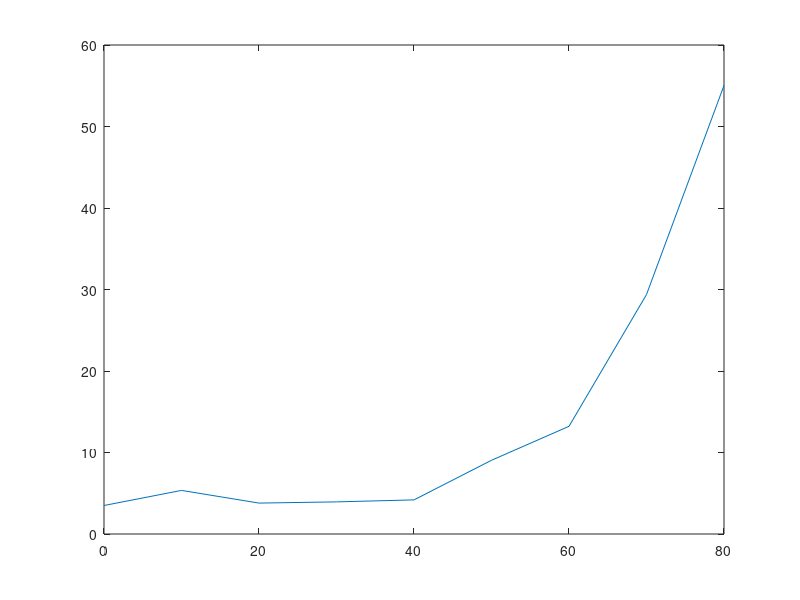

The MATLAB script that drew this image: (Note: this script raises an error after producing the figure.)
n_material = 1.46;
n_air = 1;
surface_reflection = zeros(9,1);
angle_incidence = linspace(0,80,9);

for i = 1 : length(angle_incidence)
    r_parallel = ((cosd(angle_incidence(i)) - ...
        sqrt((n_material/n_air)^2 - sind(angle_incidence(i) ^ 2))) ...
        / ...
        (cosd(angle_incidence(i)) + ...
        sqrt((n_material/n_air)^2 - sind(angle_incidence(i) ^ 2))))^2 ;
    
    
    r_perpendicular = ((((n_material/n_air)^2)*(cosd(angle_incidence(i))) - ...
        sqrt((n_material/n_air)^2 - sind(angle_incidence(i) ^ 2))) ...
        / ...
        (((n_material/n_air)^2)*(cosd(angle_incidence(i))) + ...
        sqrt((n_material/n_air)^2 - sind(angle_incidence(i) ^ 2))))^2 ;
    
   surface_reflection(i) = ((r_parallel + r_perpendicular ) / 2) * 100;
end

disp(surface_reflection)
h = figure;
plot(angle_incidence,surface_reflection)

datacursormode(h,'on');
xlabel('Angle of Incidence (in degrees)')
ylabel('Surface Reflection (in %)')
title('Front Surface Reflection')
ylim([0 100])
